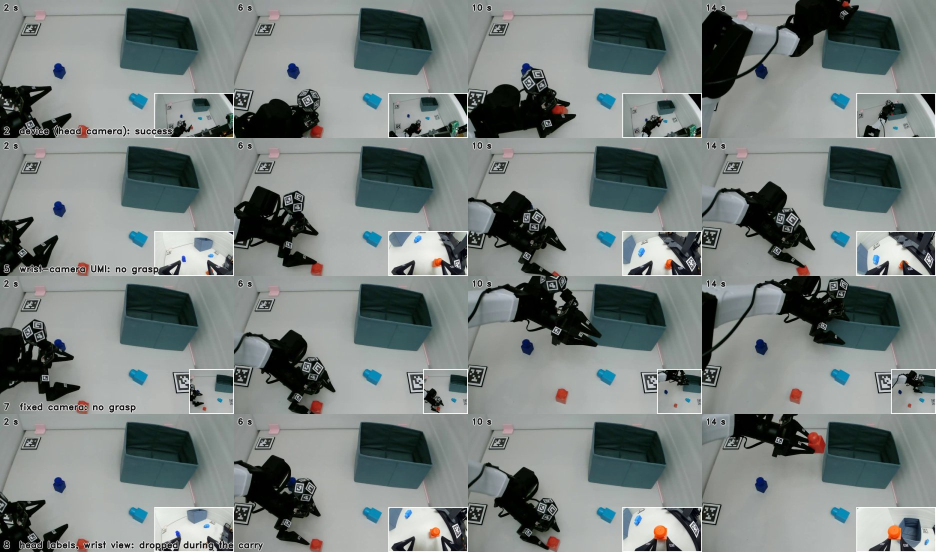
#> input picture paper/fig/rollouts.jpg, 1872 x 1104 px, given in place of scenerollouts.jpg_ref.png, which was not available (shown at 1/2 size)
$ python -i make_placements.py   (imports and definitions only)
#> lines starting #> are read from the running program, lines starting #| are printed output that depends on the picture; after the words box and inside, x2 and y2 are one past the last pixel; in counts of white or black regions, pixels touching at a corner belong together; pictures that were not available may be replaced by others from this repository, and a replacement may not be noted
#!/usr/bin/env python3
"""Rollout placements over the fixed camera's view (as in the device paper). Each disc is one
placement: successes over the eight arms (n/8), colour red 0 .. green 8; the arrow points to that
scene's bin (detected by colour in the scene reference image).

  python fig/make_placements.py      # writes fig/placements.png
"""
import json
from pathlib import Path
import cv2, numpy as np

G = Path(__file__).resolve().parents[2] / "rollout_logs/grid_20261016"
OUT = Path(__file__).resolve().parent / "placements.png"
# [2 lines not run here, left out]
# [1 line that did not run here, left out]

def bin_centre(sc):
#> called with sc = 'rollouts.jpg'
    im = cv2.imread(str(G / f"scene{sc}_ref.png")); hsv = cv2.cvtColor(im, cv2.COLOR_BGR2HSV)
#> in bin_centre, im is the input picture: shape (1104, 1872, 3); mean B, G, R 126.5, 128.1, 120.5
#> after `hsv = cv2.cvtColor(im, cv2.COLOR_BGR2HSV)`: hsv: shape (1104, 1872, 3); mean H, S, V 73, 43.3, 129.8
    m = cv2.morphologyEx(cv2.inRange(hsv, (85, 25, 40), (115, 140, 200)), cv2.MORPH_OPEN, np.ones((9, 9), np.uint8))
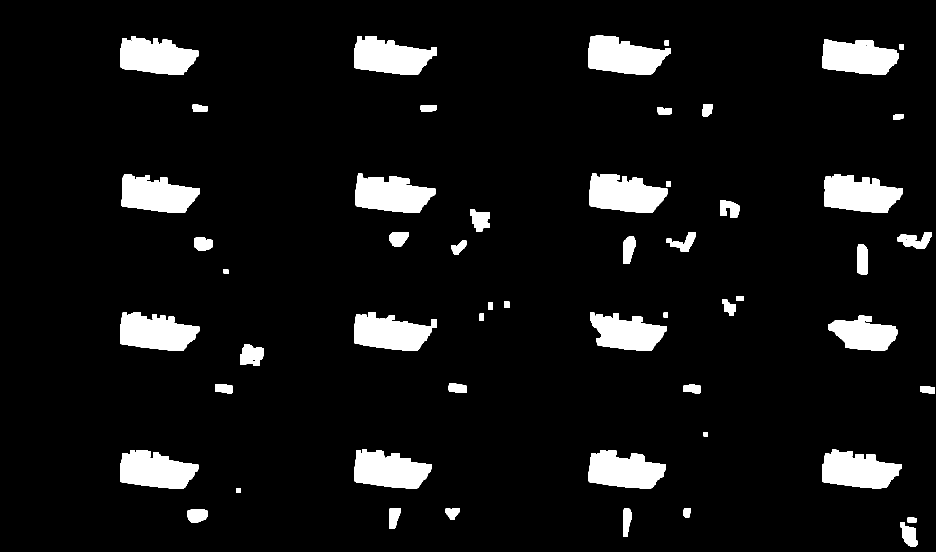
#> m: shape (1104, 1872) (shown at 1/2 size); 7.7% white; 54 white regions, largest, box (x1, y1, x2, y2) and area: (1178, 347, 1335, 426) 9085, (1176, 71, 1342, 150) 8949, (711, 347, 872, 426) 8941
    c = max(cv2.findContours(m, cv2.RETR_EXTERNAL, cv2.CHAIN_APPROX_SIMPLE)[0], key=cv2.contourArea); M = cv2.moments(c)
#> after `c = max(cv2.findContours(m, cv2.RETR_EXTERNAL, cv2.CHAIN_APPROX_SIMPLE`: c = contour of 129 points, box (x1, y1, x2, y2) (1178, 347, 1335, 426), area 8856
#> after `M = cv2.moments(c)`: M = moments, m00 8856, centre m10/m00, m01/m00 = (1248.4, 388.1)
    return np.array([M["m10"] / M["m00"], M["m01"] / M["m00"]])

x0, y0, x1, y1 = 300, 20, 1800, 1080
# [1 line not run here, left out]
# [1 line that did not run here, left out]

def col(k, n):
    t = k / n; return (int(40 + 40 * (1 - t)), int(60 + 180 * t), int(230 * (1 - t) + 30 * t))

# [1 line that did not run here, left out]
# [11 lines not run here, left out]

>>> result = bin_centre('rollouts.jpg')
#> result = [1248.4, 388.1]

$ run again, on paper/fig/teaser.jpg
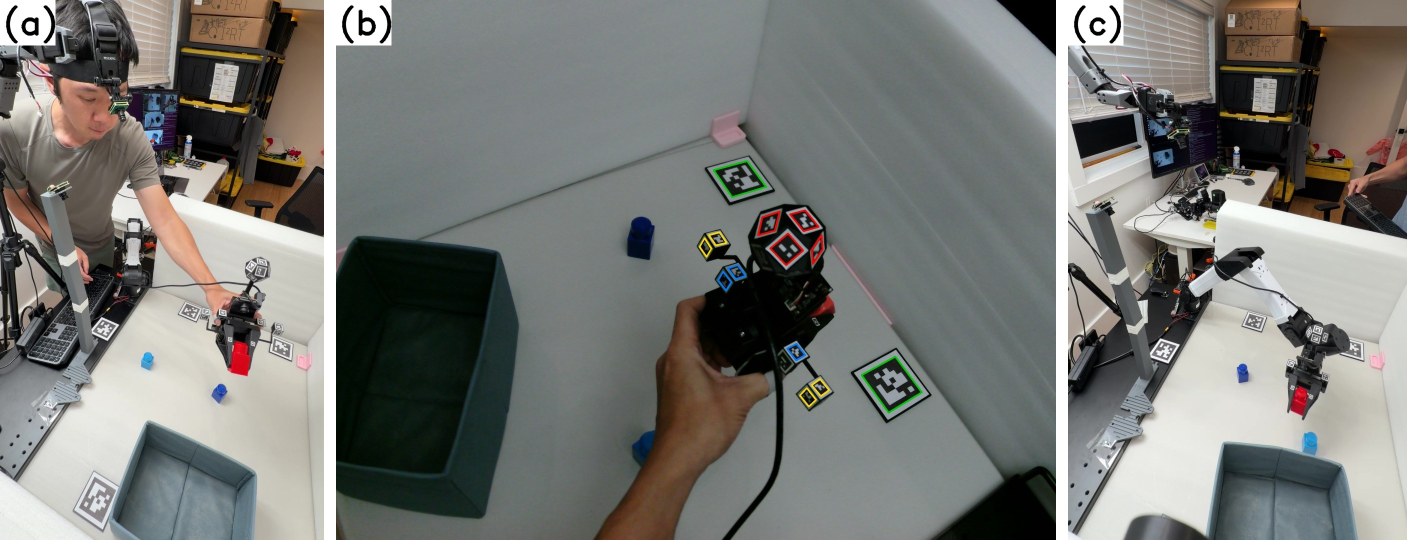
#> input picture paper/fig/teaser.jpg, 2814 x 1080 px, given in place of sceneteaser.jpg_ref.png, which was not available (shown at 1/2 size)
#> in bin_centre, im is the input picture: shape (1080, 2814, 3); mean B, G, R 116.1, 120, 119.3
#> hsv: shape (1080, 2814, 3); mean H, S, V 63.1, 43.8, 125
#> in bin_centre, `m = cv2.morphologyEx(cv2.inRange(hsv, (85, 25, 40), (115, 140, 200)), ..`:
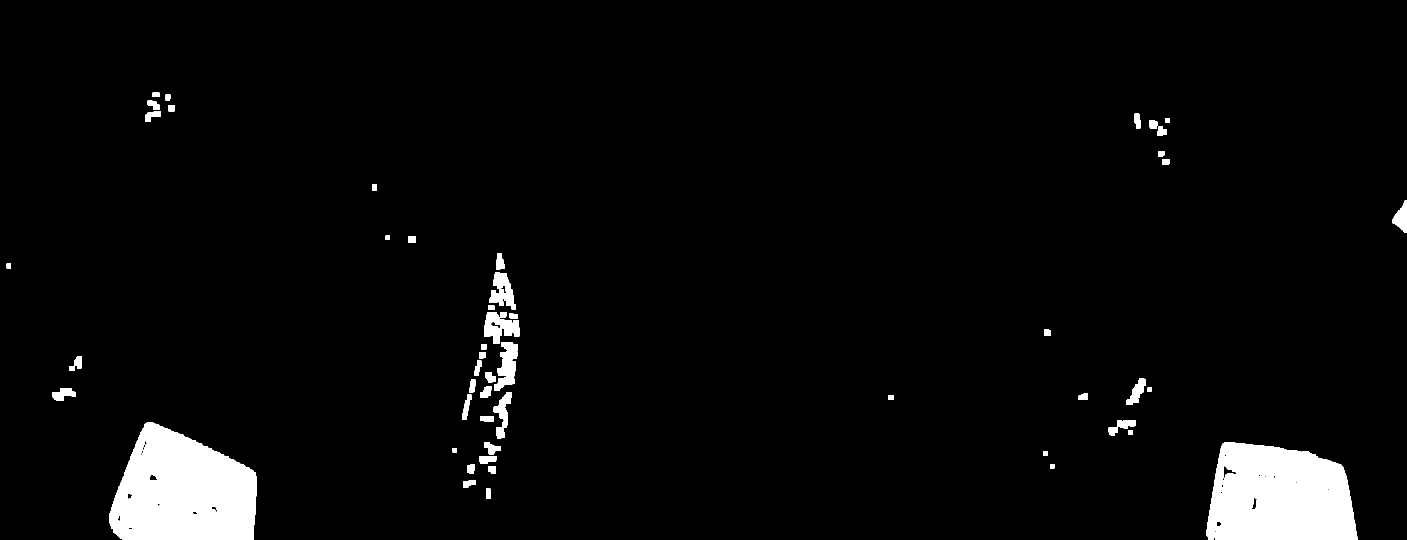
#> m: shape (1080, 2814) (shown at 1/2 size); 4.1% white; 52 white regions, largest, box (x1, y1, x2, y2) and area: (218, 844, 514, 1080) 52056, (2413, 884, 2715, 1080) 48842, (968, 624, 1040, 688) 2861
#> c = contour of 285 points, box (x1, y1, x2, y2) (218, 844, 514, 1080), area 52028
#> M = moments, m00 52028, centre m10/m00, m01/m00 = (365.4, 983.6)
#> result = [365.4, 983.6]
